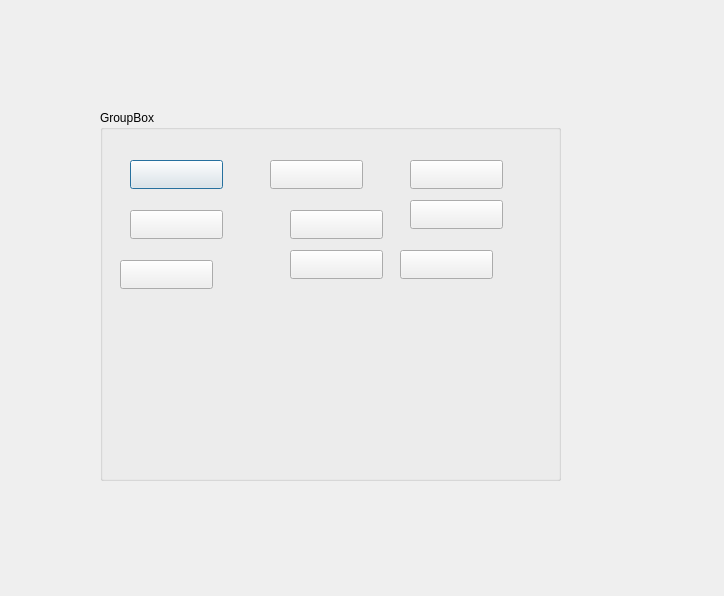
<?xml version="1.0" encoding="UTF-8"?>
<ui version="4.0">
 <class>hard1</class>
 <widget class="QDialog" name="hard1">
  <property name="geometry">
   <rect>
    <x>0</x>
    <y>0</y>
    <width>724</width>
    <height>596</height>
   </rect>
  </property>
  <property name="windowTitle">
   <string>Dialog</string>
  </property>
  <widget class="QGroupBox" name="groupBox">
   <property name="geometry">
    <rect>
     <x>100</x>
     <y>110</y>
     <width>461</width>
     <height>371</height>
    </rect>
   </property>
   <property name="title">
    <string>GroupBox</string>
   </property>
   <widget class="QPushButton" name="pushButton">
    <property name="geometry">
     <rect>
      <x>30</x>
      <y>50</y>
      <width>93</width>
      <height>29</height>
     </rect>
    </property>
    <property name="text">
     <string/>
    </property>
   </widget>
   <widget class="QPushButton" name="pushButton_2">
    <property name="geometry">
     <rect>
      <x>170</x>
      <y>50</y>
      <width>93</width>
      <height>29</height>
     </rect>
    </property>
    <property name="text">
     <string/>
    </property>
   </widget>
   <widget class="QPushButton" name="pushButton_3">
    <property name="geometry">
     <rect>
      <x>310</x>
      <y>50</y>
      <width>93</width>
      <height>29</height>
     </rect>
    </property>
    <property name="text">
     <string/>
    </property>
   </widget>
   <widget class="QPushButton" name="pushButton_4">
    <property name="geometry">
     <rect>
      <x>30</x>
      <y>100</y>
      <width>93</width>
      <height>29</height>
     </rect>
    </property>
    <property name="text">
     <string/>
    </property>
   </widget>
   <widget class="QPushButton" name="pushButton_5">
    <property name="geometry">
     <rect>
      <x>190</x>
      <y>100</y>
      <width>93</width>
      <height>29</height>
     </rect>
    </property>
    <property name="text">
     <string/>
    </property>
   </widget>
   <widget class="QPushButton" name="pushButton_6">
    <property name="geometry">
     <rect>
      <x>310</x>
      <y>90</y>
      <width>93</width>
      <height>29</height>
     </rect>
    </property>
    <property name="text">
     <string/>
    </property>
   </widget>
   <widget class="QPushButton" name="pushButton_7">
    <property name="geometry">
     <rect>
      <x>20</x>
      <y>150</y>
      <width>93</width>
      <height>29</height>
     </rect>
    </property>
    <property name="text">
     <string/>
    </property>
   </widget>
   <widget class="QPushButton" name="pushButton_8">
    <property name="geometry">
     <rect>
      <x>190</x>
      <y>140</y>
      <width>93</width>
      <height>29</height>
     </rect>
    </property>
    <property name="text">
     <string/>
    </property>
   </widget>
   <widget class="QPushButton" name="pushButton_9">
    <property name="geometry">
     <rect>
      <x>300</x>
      <y>140</y>
      <width>93</width>
      <height>29</height>
     </rect>
    </property>
    <property name="text">
     <string/>
    </property>
   </widget>
  </widget>
 </widget>
 <resources/>
 <connections/>
</ui>
